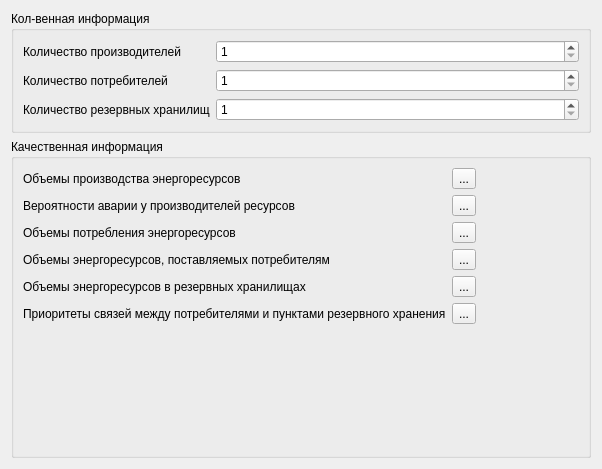
<?xml version="1.0" encoding="UTF-8"?>
<ui version="4.0">
 <class>InputWidget</class>
 <widget class="QWidget" name="InputWidget">
  <property name="geometry">
   <rect>
    <x>0</x>
    <y>0</y>
    <width>602</width>
    <height>469</height>
   </rect>
  </property>
  <property name="sizePolicy">
   <sizepolicy hsizetype="Minimum" vsizetype="Minimum">
    <horstretch>0</horstretch>
    <verstretch>0</verstretch>
   </sizepolicy>
  </property>
  <property name="windowTitle">
   <string>Угроза «Авария на электростанции»</string>
  </property>
  <layout class="QVBoxLayout" name="verticalLayout">
   <item>
    <widget class="QGroupBox" name="groupBox">
     <property name="sizePolicy">
      <sizepolicy hsizetype="Minimum" vsizetype="Fixed">
       <horstretch>0</horstretch>
       <verstretch>0</verstretch>
      </sizepolicy>
     </property>
     <property name="title">
      <string>Кол-венная информация</string>
     </property>
     <layout class="QFormLayout" name="formLayout">
      <item row="0" column="0">
       <widget class="QLabel" name="label">
        <property name="text">
         <string>Количество производителей</string>
        </property>
       </widget>
      </item>
      <item row="0" column="1">
       <widget class="QSpinBox" name="mSpinBox">
        <property name="minimum">
         <number>1</number>
        </property>
       </widget>
      </item>
      <item row="1" column="0">
       <widget class="QLabel" name="label_2">
        <property name="text">
         <string>Количество потребителей</string>
        </property>
       </widget>
      </item>
      <item row="1" column="1">
       <widget class="QSpinBox" name="nSpinBox">
        <property name="minimum">
         <number>1</number>
        </property>
       </widget>
      </item>
      <item row="2" column="0">
       <widget class="QLabel" name="label_3">
        <property name="text">
         <string>Количество резервных хранилищ</string>
        </property>
       </widget>
      </item>
      <item row="2" column="1">
       <widget class="QSpinBox" name="tSpinBox">
        <property name="minimum">
         <number>1</number>
        </property>
       </widget>
      </item>
     </layout>
    </widget>
   </item>
   <item>
    <widget class="QGroupBox" name="groupBox_2">
     <property name="sizePolicy">
      <sizepolicy hsizetype="Preferred" vsizetype="Preferred">
       <horstretch>0</horstretch>
       <verstretch>0</verstretch>
      </sizepolicy>
     </property>
     <property name="title">
      <string>Качественная информация</string>
     </property>
     <layout class="QFormLayout" name="formLayout_2">
      <item row="0" column="0">
       <widget class="QLabel" name="label_4">
        <property name="text">
         <string>Объемы производства энергоресурсов</string>
        </property>
       </widget>
      </item>
      <item row="0" column="1">
       <widget class="QToolButton" name="aToolButton">
        <property name="text">
         <string>...</string>
        </property>
       </widget>
      </item>
      <item row="3" column="0">
       <widget class="QLabel" name="label_6">
        <property name="text">
         <string>Объемы потребления энергоресурсов</string>
        </property>
       </widget>
      </item>
      <item row="3" column="1">
       <widget class="QToolButton" name="bToolButton">
        <property name="text">
         <string>...</string>
        </property>
       </widget>
      </item>
      <item row="5" column="0">
       <widget class="QLabel" name="label_5">
        <property name="text">
         <string>Объемы энергоресурсов, поставляемых потребителям </string>
        </property>
       </widget>
      </item>
      <item row="5" column="1">
       <widget class="QToolButton" name="ixToolButton">
        <property name="text">
         <string>...</string>
        </property>
       </widget>
      </item>
      <item row="7" column="0">
       <widget class="QLabel" name="label_7">
        <property name="text">
         <string>Объемы энергоресурсов в резервных хранилищах</string>
        </property>
       </widget>
      </item>
      <item row="7" column="1">
       <widget class="QToolButton" name="iuToolButton">
        <property name="text">
         <string>...</string>
        </property>
       </widget>
      </item>
      <item row="10" column="1">
       <widget class="QToolButton" name="ifToolButton">
        <property name="text">
         <string>...</string>
        </property>
       </widget>
      </item>
      <item row="10" column="0">
       <widget class="QLabel" name="label_8">
        <property name="text">
         <string>Приоритеты связей между потребителями и пунктами резервного хранения</string>
        </property>
       </widget>
      </item>
      <item row="2" column="0">
       <widget class="QLabel" name="label_9">
        <property name="text">
         <string>Вероятности аварии у производителей ресурсов</string>
        </property>
       </widget>
      </item>
      <item row="2" column="1">
       <widget class="QToolButton" name="ipToolButton">
        <property name="text">
         <string>...</string>
        </property>
       </widget>
      </item>
     </layout>
    </widget>
   </item>
  </layout>
 </widget>
 <resources/>
 <connections>
  <connection>
   <sender>nSpinBox</sender>
   <signal>valueChanged(int)</signal>
   <receiver>InputWidget</receiver>
   <slot>onQtyChanged()</slot>
   <hints>
    <hint type="sourcelabel">
     <x>266</x>
     <y>92</y>
    </hint>
    <hint type="destinationlabel">
     <x>702</x>
     <y>92</y>
    </hint>
   </hints>
  </connection>
  <connection>
   <sender>mSpinBox</sender>
   <signal>valueChanged(int)</signal>
   <receiver>InputWidget</receiver>
   <slot>onQtyChanged()</slot>
   <hints>
    <hint type="sourcelabel">
     <x>262</x>
     <y>51</y>
    </hint>
    <hint type="destinationlabel">
     <x>606</x>
     <y>50</y>
    </hint>
   </hints>
  </connection>
  <connection>
   <sender>tSpinBox</sender>
   <signal>valueChanged(int)</signal>
   <receiver>InputWidget</receiver>
   <slot>onQtyChanged()</slot>
   <hints>
    <hint type="sourcelabel">
     <x>269</x>
     <y>132</y>
    </hint>
    <hint type="destinationlabel">
     <x>609</x>
     <y>128</y>
    </hint>
   </hints>
  </connection>
  <connection>
   <sender>aToolButton</sender>
   <signal>clicked()</signal>
   <receiver>InputWidget</receiver>
   <slot>onOpenDisplayTableDialogPushed()</slot>
   <hints>
    <hint type="sourcelabel">
     <x>563</x>
     <y>206</y>
    </hint>
    <hint type="destinationlabel">
     <x>659</x>
     <y>207</y>
    </hint>
   </hints>
  </connection>
  <connection>
   <sender>ipToolButton</sender>
   <signal>clicked()</signal>
   <receiver>InputWidget</receiver>
   <slot>onOpenDisplayTableDialogPushed()</slot>
   <hints>
    <hint type="sourcelabel">
     <x>574</x>
     <y>245</y>
    </hint>
    <hint type="destinationlabel">
     <x>700</x>
     <y>254</y>
    </hint>
   </hints>
  </connection>
  <connection>
   <sender>bToolButton</sender>
   <signal>clicked()</signal>
   <receiver>InputWidget</receiver>
   <slot>onOpenDisplayTableDialogPushed()</slot>
   <hints>
    <hint type="sourcelabel">
     <x>565</x>
     <y>287</y>
    </hint>
    <hint type="destinationlabel">
     <x>684</x>
     <y>287</y>
    </hint>
   </hints>
  </connection>
  <connection>
   <sender>ixToolButton</sender>
   <signal>clicked()</signal>
   <receiver>InputWidget</receiver>
   <slot>onOpenDisplayTableDialogPushed()</slot>
   <hints>
    <hint type="sourcelabel">
     <x>563</x>
     <y>326</y>
    </hint>
    <hint type="destinationlabel">
     <x>676</x>
     <y>328</y>
    </hint>
   </hints>
  </connection>
  <connection>
   <sender>iuToolButton</sender>
   <signal>clicked()</signal>
   <receiver>InputWidget</receiver>
   <slot>onOpenDisplayTableDialogPushed()</slot>
   <hints>
    <hint type="sourcelabel">
     <x>576</x>
     <y>380</y>
    </hint>
    <hint type="destinationlabel">
     <x>716</x>
     <y>384</y>
    </hint>
   </hints>
  </connection>
  <connection>
   <sender>ifToolButton</sender>
   <signal>clicked()</signal>
   <receiver>InputWidget</receiver>
   <slot>onOpenDisplayTableDialogPushed()</slot>
   <hints>
    <hint type="sourcelabel">
     <x>564</x>
     <y>426</y>
    </hint>
    <hint type="destinationlabel">
     <x>753</x>
     <y>425</y>
    </hint>
   </hints>
  </connection>
 </connections>
 <slots>
  <slot>onQtyChanged()</slot>
  <slot>onOpenDisplayTableDialogPushed()</slot>
 </slots>
</ui>
